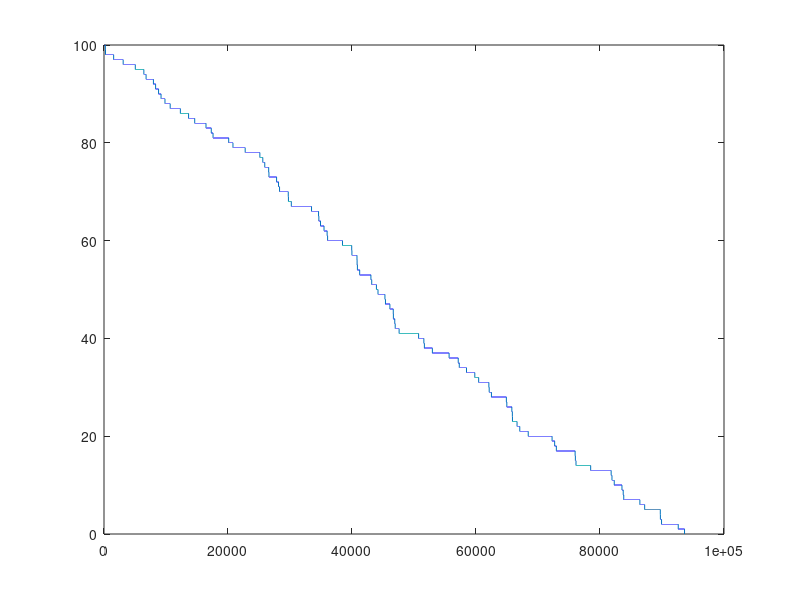

MATLAB code for this plot:
clear all
close all
clc


pob = 0.0008675;
N(1) =100;
i = 1;
while 1

x = rand();
if N(i) == 0
    break
end


if x < pob
    N(i+1) = N(i)-1;
   
else
     N(i+1) = N(i);
       
end

 i = i+1;
end


plot(1:i,N);